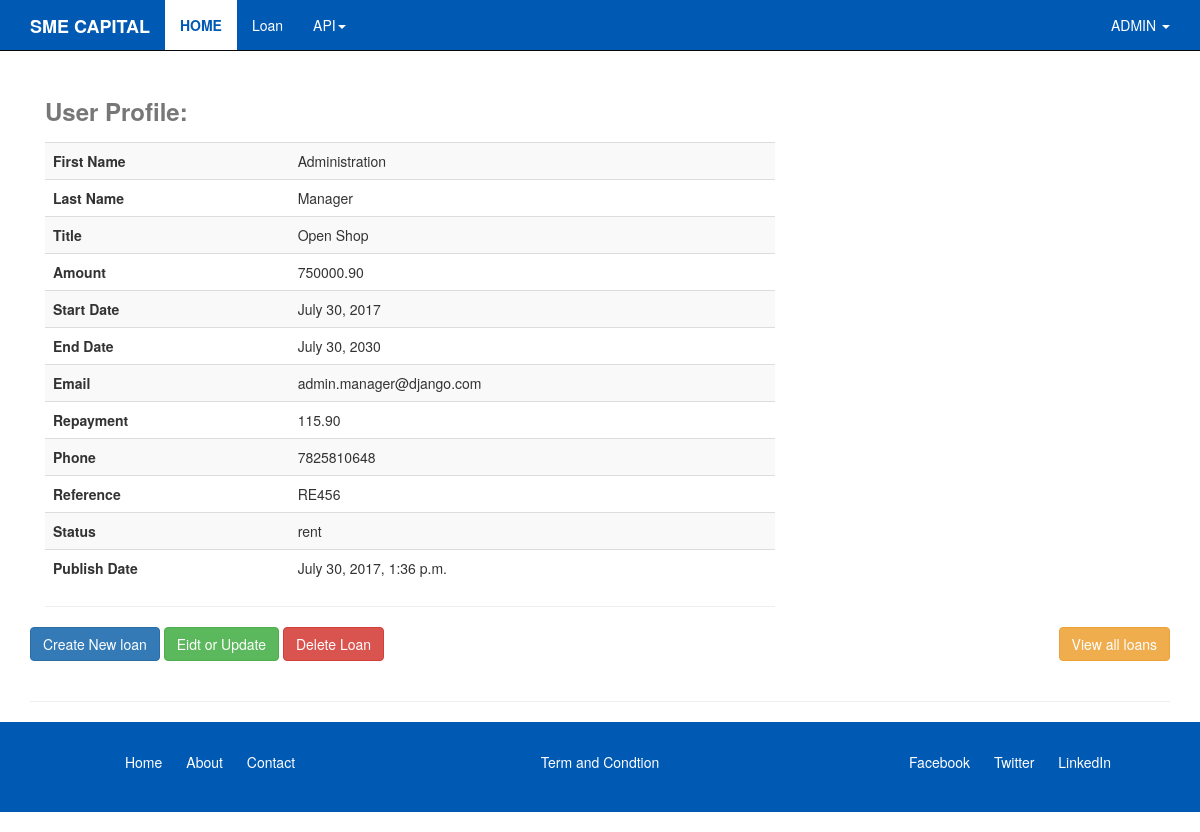
The app's page /loans/open-shop/ (signed in) with its own data.
### loans_app/models.py (models this page shows, shortened)
class BusinessLoan(models.Model):
	CHOICE_RENT = (
		('rent', 'Rent'),
		('with_mortgage', 'Own with Mortgage'),
		('without_mortgage', 'Own without Mortgage'),
		('none', 'Don\'t pay rent or Mortgage')
	)
	user = models.ForeignKey(settings.AUTH_USER_MODEL, default=1)
	title = models.CharField(max_length=255, blank=False, null=False)
	slug = models.SlugField(unique=True)
	amount = models.DecimalField(max_digits=10, decimal_places=2, blank=True, null=True)
	start_date = models.DateField(_("Date"), default=datetime.date.today)
	end_date = models.DateField(_("Date"), default=datetime.date.today)
	repayment = models.DecimalField(max_digits=8, decimal_places=2, blank=True, null=True)
	reference = models.CharField(max_length=12)
	phone = models.IntegerField(unique=True)
	status = models.CharField(max_length=30, choices=CHOICE_RENT, default='rent')
	created_date = models.DateTimeField(auto_now_add=True)
	updated_date = models.DateTimeField(auto_now=True)

### loans_app/views.py (the view)
# urls.py: url(r'^(?P<slug>[\w-]+)/$', views.loan_detail, name='detail_loan'),
@login_required
def loan_detail(request, slug=None):
	instance = get_object_or_404(BusinessLoan, slug=slug)
	context = {
		'instance': instance,
	}
	return render(request, 'loan_detail.html', context)

### loans_app/templates/loan_detail.html (shortened to what this page needs)
{% extends 'base.html' %}
{% block content %}
<br>
<div class="row">
	<div class="col-md-12">
		<div class="col-md-8">
		<table class="table table-striped table-hover">
			<caption>
				<h3>
				<b>User Profile: </b></h3></caption>
				<tr>
					<th colspan="3" rowspan="" headers="" scope="">
						First Name
					</th>
					<td colspan="2" rowspan="" headers="">
						{{user.first_name}}
					</td>
				</tr>
				<tr>
					<th colspan="3" rowspan="" headers="" scope="">
						Last Name
					</th>
					<td colspan="2" rowspan="" headers="">
						{{user.last_name}}
					</td>
				</tr>
				<tr>
					<th colspan="3" rowspan="" headers="" scope="">
						Title
					</th>
					<td colspan="4" rowspan="" headers="">
						{{instance.title}}
					</td>
				</tr>
				<tr>
					<th colspan="3" rowspan="" headers="" scope="">
						Amount
					</th>
					<td colspan="4" rowspan="" headers="">
						{{instance.amount}}
					</td>
				</tr>
				<tr>
					<th colspan="3" rowspan="" headers="" scope="">
						Start Date
					</th>
					<td colspan="2" rowspan="" headers="">
						{{instance.start_date}}
					</td>
				</tr>
				<tr>
					<th colspan="3" rowspan="" headers="" scope="">
						End Date
					</th>
					<td colspan="4" rowspan="" headers="">
						{{instance.end_date}}
					</td>
				</tr>
				<tr>
					<th colspan="3" rowspan="" headers="" scope="">
						Email
					</th>
					<td colspan="4" rowspan="" headers="">
						{{user.email}}
					</td>
				</tr>
				<tr>
					<th colspan="3" rowspan="" headers="" scope="">
						Repayment
					</th>
					<td colspan="2" rowspan="" headers="">
						{{instance.repayment}}
					</td>
				</tr>
				<tr>
					<th colspan="3" rowspan="" headers="" scope="">
						Phone
					</th>
					<td colspan="2" rowspan="" headers="">
						{{instance.phone}}
					</td>
				</tr>
				<tr>
					<th colspan="3" rowspan="" headers="" scope="">
						Reference
					</th>
					<td colspan="4" rowspan="" headers="">
						{{instance.reference}}
					</td>
				</tr>
				<tr>
					<th colspan="3" rowspan="" headers="" scope="">
						Status
					</th>
					<td colspan="4" rowspan="" headers="">
						{{instance.status}}
					</td>
				</tr>
				<tr>
					<th colspan="3" rowspan="" headers="" scope="">
						Publish Date
					</th>
					<td colspan="4" rowspan="" headers="">
						{{instance.created_date}}
					</td>
				</tr>
		</table>
		<hr>
	</div>
	<div class="col-md-4">
	</div>
	</div>
	<div class="col-md-12">
		<a href="{% url 'loans_app:create_loan' %}">
			<button type="button" class="btn btn-primary">Create New loan</button>
		</a>
		<a href="{% url 'loans_app:edit_loan' slug=instance.slug %}">
			<button type="button" class="btn btn-success">Eidt or Update</button>
		</a>
		<a href="{% url 'loans_app:delete_loan' slug=instance.slug %}">
			<button type="button" class="btn btn-danger">Delete Loan</button>
		</a>
		<a href="{% url 'loans_app:list_loan' %}">
			<button type="button" class="btn btn-warning pull-right">View all loans</button>
		</a>
		<br>
		<br>
		<hr>
	</div>
</div>
{% endblock %}

### templates/navbar.html (shortened to what this page needs)
{% load static %}
{% load staticfiles %}
<nav class="navbar navbar-inverse navbar-fixed-top">
  <div class="container">
    <div class="navbar-header">
      <a class="navbar-brand" href="{% url 'index' %}">
        <strong>
          SME CAPITAL
        </strong>
      </a>
    </div>
    <div id="navbar" class="collapse navbar-collapse">
      <ul class="nav navbar-nav">
        <li class="active"><a href="{% url 'index' %}">Home</a></li>
        <li><a href="{% url 'loans_app:list_loan' %}">Loan</a></li>
        <li>
          <a href="#" class="dropdown-toggle" data-toggle="dropdown" role="button" aria-haspopup="true" aria-expanded="false"> API<span class="caret"></span></a>
        </li>
      </ul>
      <ul class="nav navbar-nav navbar-right">
       <li class="dropdown">
        {% if request.user.is_authenticated and not '/accounts/login' in request.get_full_path %}
         <a href="#" class="dropdown-toggle" data-toggle="dropdown" role="button" aria-haspopup="true" aria-expanded="false">{{request.user.username.upper}} <span class="caret"></span>
          </a>
        </li>
      {% endif %}
      </ul>
    </div>
  </div>
</nav>

### static/css/style.css (style rules this page uses)
.navbar-inverse .navbar-collapse, .navbar-inverse .navbar-form { background-color: #0059b3; color: #fff; }
.navbar-inverse { background-color: #0059b3; border-color: #080808; color: #fff; }
.navbar-inverse .navbar-brand { color: #fff; }
.navbar-inverse .navbar-nav>li>a { color: #fff; }
.navbar-inverse .navbar-nav>.active>a, .navbar-inverse .navbar-nav>.active>a:focus, .navbar-inverse .navbar-nav>.active>a:hover { color: #0059b3; background-color: #fff; text-transform: uppercase; font-weight: bold; }

### records on screen
BusinessLoan: title "Open Shop", amount "750000.90", start_date "July 30, 2017", end_date "July 30, 2030", repayment "115.90", phone "7825810648", reference "RE456", status "rent", created_date "July 30, 2017, 1:36 p.m."

### other values on screen
{{ request.user.username.upper }} "ADMIN"
{{ user.first_name }} "Administration"
{{ user.last_name }} "Manager"
{{ user.email }} "admin.manager@django.com"
